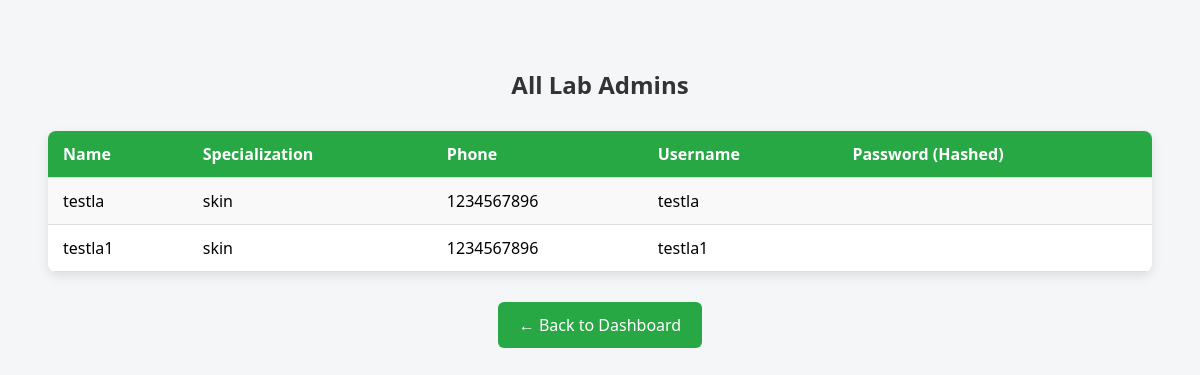
/admin/view_labadmins (signed in), run on the app's committed database.
### tables this page shows
CREATE TABLE labadmin_logins (
            labadmin_id INTEGER PRIMARY KEY,
            username TEXT UNIQUE NOT NULL,
            password TEXT NOT NULL,
            FOREIGN KEY (labadmin_id) REFERENCES lab_admins(id));

CREATE TABLE lab_admins (
            id INTEGER PRIMARY KEY AUTOINCREMENT,
            name TEXT NOT NULL,
            specialization TEXT NOT NULL,
            phone TEXT NOT NULL,
            username TEXT UNIQUE NOT NULL,
            password TEXT NOT NULL);

### app.py (the view)
@app.route('/admin/view_labadmins')
def view_labadmins():
    if 'admin' not in session:
        flash("Unauthorized access. Please login to view.")
        return redirect('/login')
    conn = get_db()
    conn.row_factory = sqlite3.Row
    cursor = conn.cursor()
    cursor.execute("""
        SELECT l.id, l.name, l.specialization, l.phone, log.username
        FROM lab_admins l
        JOIN labadmin_logins log ON l.id = log.labadmin_id
    """)
    labadmins = cursor.fetchall()
    return render_template('view_labadmins.html', labadmins=labadmins)

### db.py (called while the page is built)
def get_db():
    conn = sqlite3.connect(DATABASE)
    conn.row_factory = sqlite3.Row
    return conn

### templates/view_labadmins.html (shortened to what this page needs)
<!DOCTYPE html>
<html lang="en">
<head>
</head>
<body>
    <h2>All Lab Admins</h2>
    <table>
        <tr>
            <th>Name</th>
            <th>Specialization</th>
            <th>Phone</th>
            <th>Username</th>
            <th>Password (Hashed)</th>
        </tr>
        {% for admin in labadmins %}
        <tr>
            <td>{{ admin['name'] }}</td>
            <td>{{ admin['specialization'] }}</td>
            <td>{{ admin['phone'] }}</td>
            <td>{{ admin['username'] }}</td>
            <td>{{ admin['password'] }}</td>
        </tr>
        {% endfor %}
    </table>
    <a href="/admin/dashboard" class="back-btn">← Back to Dashboard</a>
</body>
</html>

### templates/view_labadmins.html (style rules this page uses)
body { font-family: 'Segoe UI', sans-serif; background-color: #f4f6f8; padding: 40px; }
h2 { text-align: center; color: #333; margin-bottom: 30px; }
table { width: 100%; border-collapse: collapse; margin: auto; background-color: white; box-shadow: 0 4px 12px rgba(0, 0, 0, 0.1); border-radius: 8px; overflow: hidden; }
th, td { padding: 12px 15px; text-align: left; border-bottom: 1px solid #ddd; }
th { background-color: #28a745; color: white; }
tr:nth-child(even) { background-color: #f9f9f9; }
.back-btn { display: block; width: 180px; margin: 30px auto 0; padding: 12px; text-align: center; background-color: #28a745; color: white; border: none; border-radius: 6px; text-decoration: none; font-size: 16px; transition: background-color 0.3s ease; }

### data on the page
labadmin_logins: name "testla", specialization "skin", phone "1234567896", username "testla"
labadmin_logins: name "testla1", specialization "skin", phone "1234567896", username "testla1"
